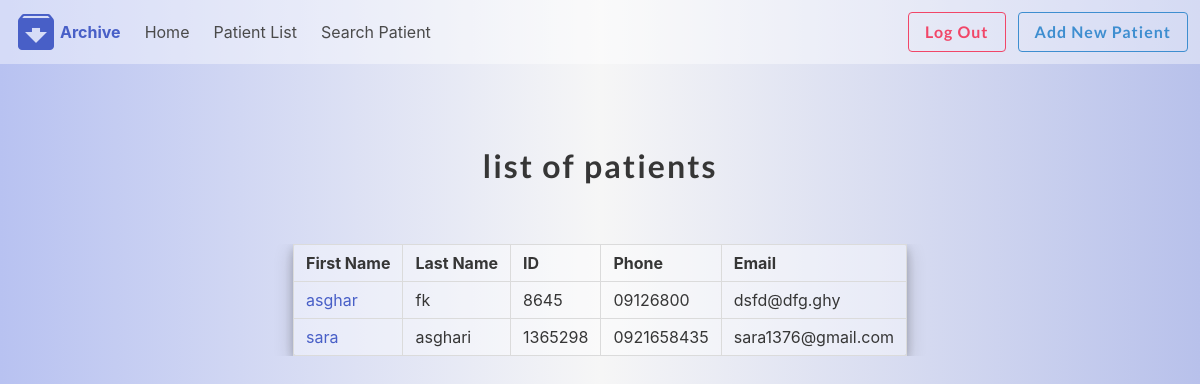
Page /patient/ (signed in) on the earlier database version.
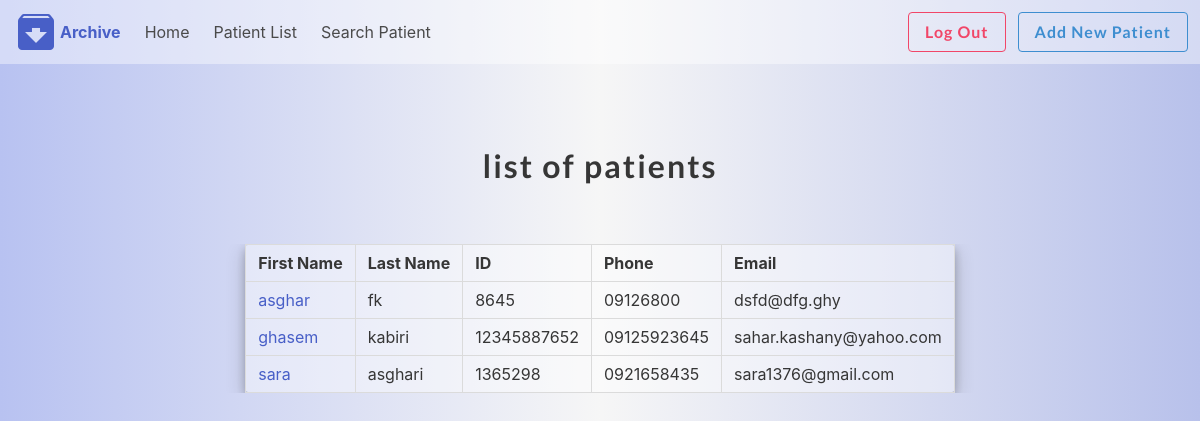
Same page on the later database version.
### patienthistory/models.py (models this page shows, shortened)
class Patient(models.Model):
    drId = models.ForeignKey(User, on_delete=models.CASCADE, default=1)
    first_name = models.CharField(max_length=50, null=True, blank=True)
    last_name = models.CharField(max_length=50, null=True, blank=True)
    picture = models.ImageField(upload_to=user_directory_path, blank=True, null=True, verbose_name='Picture')
    phone = models.CharField(max_length=50, null=True, blank=True)
    about = models.TextField(max_length=300, null=True, blank=True)
    email = models.CharField(max_length=50, null=True, blank=True)
    Id_card_number = models.CharField(max_length=50, null=True, blank=True)
    location = models.CharField(max_length=50, null=True, blank=True)
    illness = models.CharField(max_length=50, null=True, blank=True)

### patienthistory/views.py (the view)
# urls.py: path('', views.patientList, name='patientList'),
@login_required
def patientList(request):
    user = request.user.id
    allProfiles = Patient.objects.filter(drId=user).order_by('first_name')
    context = {'allProfiles': allProfiles}
    return render(request, 'patienthistory/patientlist.html', context)

### patienthistory/templates/patienthistory/patientlist.html
{% extends 'patienthistory/base.html' %}
{% block content %}
    <section class="section">
        <div class="container">
            <div class="columns is-mobile is-centered">
                <div class="column">
                    <br>
                    <div class="column">
                        <h1 class="title" style="text-align: center">
                            list of patients
                        </h1>
                    </div>
                    <section class="section">
                        <div class="container">
                            <div class="table-container">
                                <table class="table table is-bordered"
                                       style="border-radius:2%; margin-left: auto;margin-right: auto; box-shadow: 0 4px 8px 0 rgba(0, 0, 0, 0.2), 0 6px 20px 0 rgba(0, 0, 0, 0.19); background: rgba(255,255,255,0.4);">
                                    <thead>
                                    <tr>
                                        <th>First Name</th>
                                        <th>Last Name</th>
                                        <th>ID</th>
                                        <th>Phone</th>
                                        <th>Email</th>
                                    </tr>
                                    </thead>
                                    <tbody>
                                    {% for Profile in allProfiles %}
                                        <tr>
                                            <td><a href="{% url 'patientHist' Profile.id %}">
                                                {{ Profile.first_name }}</a></td>
                                            <td>{{ Profile.last_name }}</td>
                                            <td>{{ Profile.Id_card_number }}</td>
                                            <td>{{ Profile.phone }}</td>
                                            <td>{{ Profile.email }}</td>
                                        </tr>
                                    {% endfor %}
                                    </tbody>
                                </table>
                            </div>
                        </div>
                    </section>
                </div>
            </div>
        </div>
    </section>
{% endblock %}

Differences in the rows shown:
added Patient: first_name "ghasem", last_name "kabiri", Id_card_number "12345887652", phone "09125923645", email "sahar.kashany@yahoo.com"
